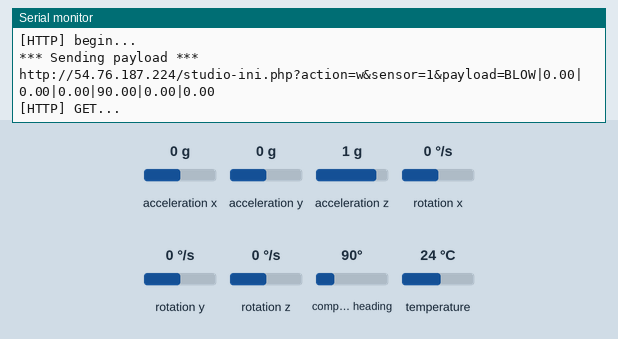
Recording of a sketch running on a simulated ESP8266 (NodeMCU). On the bench: the last lines printed to the serial monitor. Inputs (shaded band) come from the test bench; at power-on: rotation y 0 °/s, rotation z 0 °/s, acceleration x 0 g, acceleration y 0 g, acceleration z 1 g, rotation x 0 °/s, compass heading 90°, temperature 24 °C. WiFi joins after 1.5 s; servers stay silent unless stated; uploads are accepted with an empty reply.

Above: at 12.9 s.
13.0 s: rotation y set to -192 °/s
At 13.06 s:
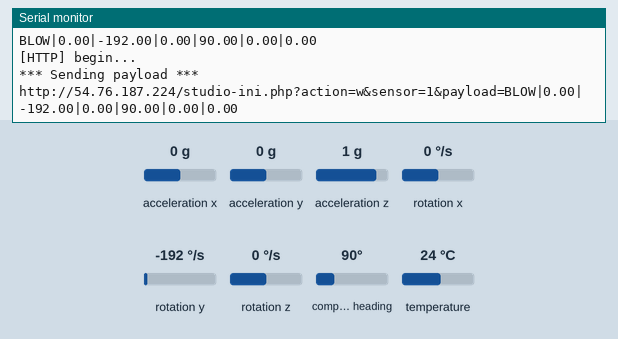
14.5 s: rotation z set to -2 °/s
At 14.63 s:
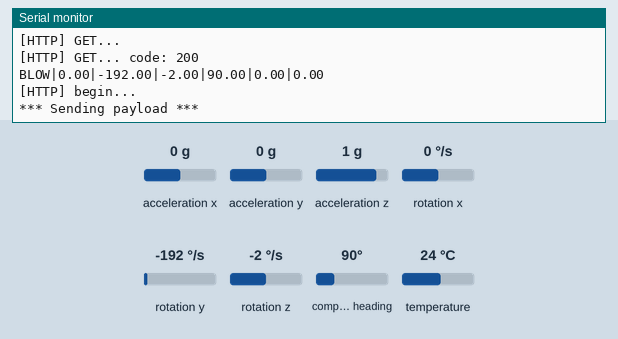
Timing chart, 0 to 17.5 s (numbered marks = the images above; inputs shaded):
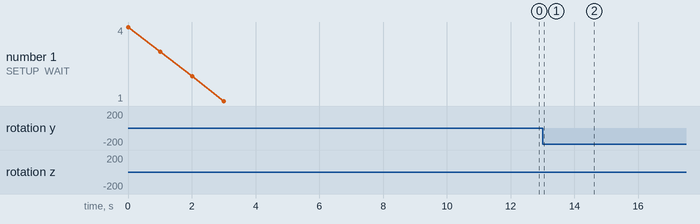

The sketch:

imu_arduino_blow.ino
```cpp
/* NodeMCU */
#include <Arduino.h>
#include <ESP8266WiFi.h>
#include <ESP8266WiFiMulti.h>
#include <ESP8266HTTPClient.h>
#define USE_SERIAL Serial
ESP8266WiFiMulti WiFiMulti;

/* BNO055 */
#include <Wire.h>
#include <Adafruit_Sensor.h>
#include <Adafruit_BNO055.h>
#include <utility/imumaths.h>

/* Identifiers - Sensor number and string delimiter */
const String IMU_ID = "BLOW"; // "BLOW" or "HAND"
char chDelim = '|';
String strPayload;

//
/* This driver reads raw data from the BNO055

   Connections
   ===========
   Connect SCL to analog 5
   Connect SDA to analog 4
   Connect VDD to 3.3V DC
   Connect GROUND to common ground

   History
   =======
   2015/MAR/03  - First release (KTOWN)
*/

/* Set the delay between fresh samples */
#define BNO055_SAMPLERATE_DELAY_MS (100)

Adafruit_BNO055 bno = Adafruit_BNO055();

/**************************************************************************/
/*
    Arduino setup function (automatically called at startup)
*/
/**************************************************************************/
void setup(void)
{
  /* NodeMCU */
  USE_SERIAL.begin(115200);
  USE_SERIAL.println();
  USE_SERIAL.println();
  USE_SERIAL.println();

  // Serial.begin(9600);
  USE_SERIAL.println("Orientation Sensor Raw Data Test"); USE_SERIAL.println("");

  /* Initialise the sensor */
  if(!bno.begin())
  {
    /* There was a problem detecting the BNO055 ... check your connections */
    USE_SERIAL.print("Ooops, no BNO055 detected ... Check your wiring or I2C ADDR!");
    while(1);
  }

  /* Display the current temperature */
  int8_t temp = bno.getTemp();
  USE_SERIAL.print("Current Temperature: ");
  USE_SERIAL.print(temp);
  USE_SERIAL.println(" C");
  USE_SERIAL.println("");

  bno.setExtCrystalUse(true);

  USE_SERIAL.println("Calibration status values: 0=uncalibrated, 3=fully calibrated");

  /* Wait a bit more for good measure */
  for(uint8_t t = 4; t > 0; t--) {
    USE_SERIAL.printf("[SETUP] WAIT %d...\n", t);
    USE_SERIAL.flush();
    delay(1000);
  }

// change wifi here //////////////////////////////////////////////////////////////////////////////////////////////////////////////////////////////////////////

  /* TODO set network and password as defines */
  WiFiMulti.addAP("Makerversity_2G", "mak3rv3rs1ty");
}

/**************************************************************************/
/*
    Arduino loop function, called once 'setup' is complete (your own code
    should go here)
*/
/**************************************************************************/
void loop(void)
{
  // init
  strPayload = IMU_ID;
  strPayload += chDelim;


  // Possible vector values can be:
  // - VECTOR_ACCELEROMETER - m/s^2
  // - VECTOR_MAGNETOMETER  - uT
  // - VECTOR_GYROSCOPE     - rad/s
  // - VECTOR_EULER         - degrees
  // - VECTOR_LINEARACCEL   - m/s^2
  // - VECTOR_GRAVITY       - m/s^2

  imu::Vector<3> gyro_vector = bno.getVector(Adafruit_BNO055::VECTOR_GYROSCOPE);
  // Ken is not using gyroscope data
  // imu::Vector<3> euler = bno.getVector(Adafruit_BNO055::VECTOR_EULER);

  /* Display the floating point data */
  strPayload += gyro_vector.x();
  strPayload += chDelim;
  strPayload += gyro_vector.y();
  strPayload += chDelim;
  strPayload += gyro_vector.z();
  strPayload += chDelim;

  sensors_event_t event;
  bno.getEvent(&event);

  strPayload += event.orientation.x;
  strPayload += chDelim;
  strPayload += event.orientation.y;
  strPayload += chDelim;
  strPayload += event.orientation.z;

  USE_SERIAL.println(strPayload);
  myHttpReq(strPayload);

  delay(BNO055_SAMPLERATE_DELAY_MS);
}

void myHttpReq(String strPayload)
{
  // wait for WiFi connection
  if((WiFiMulti.run() == WL_CONNECTED)) {

      HTTPClient http;

      USE_SERIAL.print("[HTTP] begin...\n");
      // configure target server and url

      /* TODO server ip as define */
      String httpReq = "http://54.76.187.224/studio-ini.php?action=w&sensor=1&payload="+ strPayload;

      USE_SERIAL.println("*** Sending payload ***\n");
      USE_SERIAL.println(httpReq);
      http.begin(httpReq);

      USE_SERIAL.print("[HTTP] GET...\n");
      // start connection and send HTTP header
      int httpCode = http.GET();

      // httpCode will be negative on error
      if(httpCode > 0) {
          // HTTP header has been send and Server response header has been handled
          USE_SERIAL.printf("[HTTP] GET... code: %d\n", httpCode);

          // file found at server
          if(httpCode == HTTP_CODE_OK) {
              String payload = http.getString();
              USE_SERIAL.println(payload);
          }
      } else {
          USE_SERIAL.printf("[HTTP] GET... failed, error: %s\n", http.errorToString(httpCode).c_str());
      }

      http.end();
  }
}
```

Measured:
- the behaviour switches between 0 and -1 °/s on rotation z (found by bisection; images 1 and 2)
- after the input at 13.0 s, the serial monitor: prints a new line after 0.05 s (image 1)
- after the input at 14.5 s, the serial monitor: prints a new line after 0.13 s (image 2)
